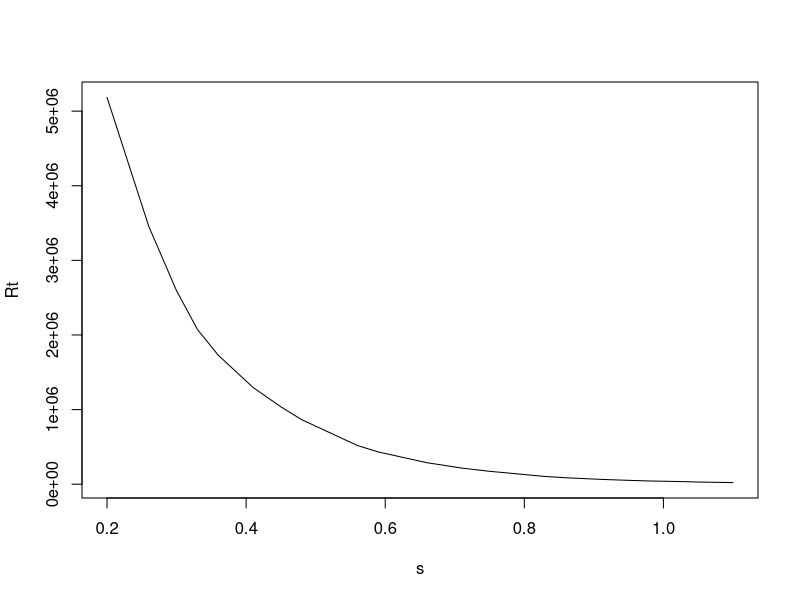

Reproduce this figure in R.
# page no: 298

Q = 2500;
r = 60;
Tn = c(1, 1.5, 2, 2.5, 3, 4, 5, 6, 8, 10, 12, 14, 18, 24, 30, 40, 50, 60, 80, 100, 120, 150, 180, 210, 240);  	
s = c(0.2, 0.26, 0.3, 0.33, 0.36, 0.41, 0.45, 0.48, 0.53, 0.56, 0.59, 0.62, 0.66, 0.71, 0.75, 0.80, 0.83, 0.86, 0.91, 0.95, 0.98, 1.03, 1.05, 1.08, 1.10);
u = 1:9
Wx = c(0.2194, 0.04891, 0.01315, 0.003779, 0.001148, 0.000360, 0.000116, 0.0000377, 0.0000125);
tday = vector(length = 25)
Rt = vector(length = 25)
for ( i in  1:25)tday[i] = Tn[i]/(60*24);
for ( i in  1:25)Rt[i] = r^2/tday[i];
Wx1 = 2.96;
Rt1 = 700000; u1 = 0.03;
s1 = 0.52;
Wx1 = 2.96;
Rt1 = 700000; 
u1 = 0.03;
Q = 3600;
T = Q*Wx1/(4*pi*s1);
S = 4*u1*T/Rt1;
T = round(T);
print(T)
print(S);
plot(s,Rt,type='l')
